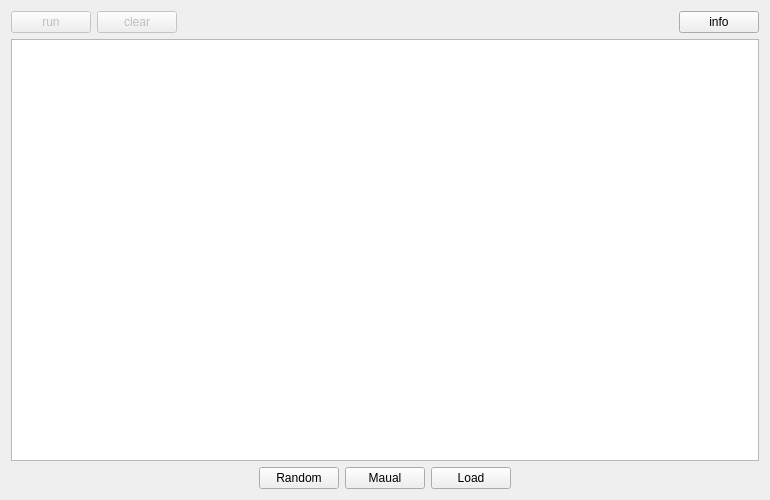
<?xml version="1.0" encoding="UTF-8"?>
<ui version="4.0">
 <class>MainWindow</class>
 <widget class="QMainWindow" name="MainWindow">
  <property name="geometry">
   <rect>
    <x>0</x>
    <y>0</y>
    <width>770</width>
    <height>500</height>
   </rect>
  </property>
  <property name="maximumSize">
   <size>
    <width>16777215</width>
    <height>500</height>
   </size>
  </property>
  <property name="windowTitle">
   <string>Convex Hull</string>
  </property>
  <widget class="QWidget" name="centralWidget">
   <layout class="QVBoxLayout" name="verticalLayout">
    <item>
     <layout class="QHBoxLayout" name="horizontalLayout">
      <item>
       <widget class="QPushButton" name="run_btn">
        <property name="enabled">
         <bool>false</bool>
        </property>
        <property name="text">
         <string>run</string>
        </property>
       </widget>
      </item>
      <item>
       <widget class="QPushButton" name="clear_btn">
        <property name="enabled">
         <bool>false</bool>
        </property>
        <property name="text">
         <string>clear</string>
        </property>
       </widget>
      </item>
      <item>
       <spacer name="horizontalSpacer">
        <property name="orientation">
         <enum>Qt::Horizontal</enum>
        </property>
        <property name="sizeHint" stdset="0">
         <size>
          <width>40</width>
          <height>20</height>
         </size>
        </property>
       </spacer>
      </item>
      <item>
       <widget class="QPushButton" name="info_btn">
        <property name="text">
         <string>info</string>
        </property>
       </widget>
      </item>
     </layout>
    </item>
    <item>
     <widget class="AlgorithmView" name="graphicsView"/>
    </item>
    <item>
     <layout class="QHBoxLayout" name="horizontalLayout_3">
      <item>
       <spacer name="horizontalSpacer_2">
        <property name="orientation">
         <enum>Qt::Horizontal</enum>
        </property>
        <property name="sizeHint" stdset="0">
         <size>
          <width>40</width>
          <height>20</height>
         </size>
        </property>
       </spacer>
      </item>
      <item>
       <widget class="QPushButton" name="random_btn">
        <property name="text">
         <string>Random</string>
        </property>
       </widget>
      </item>
      <item>
       <widget class="QPushButton" name="manual_btn">
        <property name="text">
         <string>Maual</string>
        </property>
       </widget>
      </item>
      <item>
       <widget class="QPushButton" name="load_btn">
        <property name="text">
         <string>Load</string>
        </property>
       </widget>
      </item>
      <item>
       <spacer name="horizontalSpacer_3">
        <property name="orientation">
         <enum>Qt::Horizontal</enum>
        </property>
        <property name="sizeHint" stdset="0">
         <size>
          <width>40</width>
          <height>20</height>
         </size>
        </property>
       </spacer>
      </item>
     </layout>
    </item>
   </layout>
  </widget>
 </widget>
 <layoutdefault spacing="6" margin="11"/>
 <customwidgets>
  <customwidget>
   <class>AlgorithmView</class>
   <extends>QGraphicsView</extends>
   <header location="global">algorithmview.h</header>
  </customwidget>
 </customwidgets>
 <resources/>
 <connections/>
</ui>
